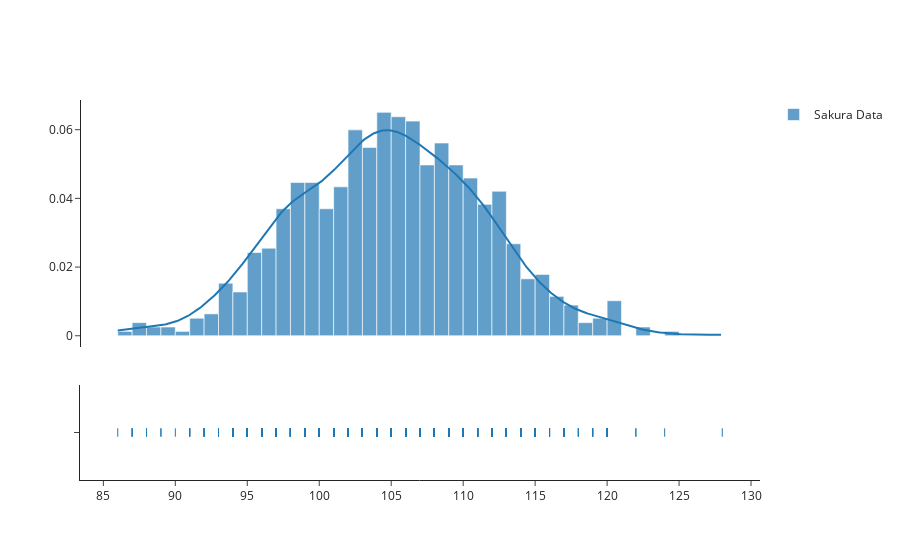

The code cell stored with this chart in its notebook:
### Code cell
import plotly.figure_factory as ff
import plotly.graph_objects as go
import plotly.express as px
import numpy as np

x = df['DOY'].apply(np.array)
hist_data = [x]
group_labels = ['Sakura Data'] # name of the dataset

mean = np.mean(x)
stdev_pluss = np.std(x)
stdev_minus = np.std(x)*-1

fig = ff.create_distplot(hist_data, group_labels, curve_type='kde')

#for template in ["plotly", "plotly_white", "plotly_dark", "ggplot2", "seaborn", "simple_white", "none"]:
#    fig.update_layout(template=template, title="Mt Bruno Elevation: '%s' theme" % template)
#    fig.show()

fig.update_layout(template = 'simple_white')
fig.show()

### Figure 1 — Plotly figure (JSON) as saved in the notebook; plotly's stock layout.template omitted (floating-point values rounded to 4 significant figures; data arrays with more than 128 entries replaced by an {"elided": "..."} marker saying what was removed)
{"data": [{"autobinx": false, "histnorm": "probability density", "legendgroup": "Sakura Data", "marker": {"color": "rgb(31, 119, 180)"}, "name": "Sakura Data", "opacity": 0.7, "type": "histogram", "x": {"elided": "785 int values"}, "xaxis": "x", "xbins": {"end": 128, "size": 1, "start": 86}, "yaxis": "y"}, {"legendgroup": "Sakura Data", "marker": {"color": "rgb(31, 119, 180)"}, "mode": "lines", "name": "Sakura Data", "showlegend": false, "type": "scatter", "x": {"elided": "500 float values"}, "xaxis": "x", "y": {"elided": "500 float values"}, "yaxis": "y"}, {"legendgroup": "Sakura Data", "marker": {"color": "rgb(31, 119, 180)", "symbol": "line-ns-open"}, "mode": "markers", "name": "Sakura Data", "showlegend": false, "type": "scatter", "x": {"elided": "785 int values"}, "xaxis": "x", "y": {"elided": "785 str values"}, "yaxis": "y2"}], "layout": {"barmode": "overlay", "hovermode": "closest", "legend": {"traceorder": "reversed"}, "xaxis": {"anchor": "y2", "domain": [0, 1], "zeroline": false}, "yaxis": {"anchor": "free", "domain": [0.35, 1], "position": 0}, "yaxis2": {"anchor": "x", "domain": [0, 0.25], "dtick": 1, "showticklabels": false}}}
